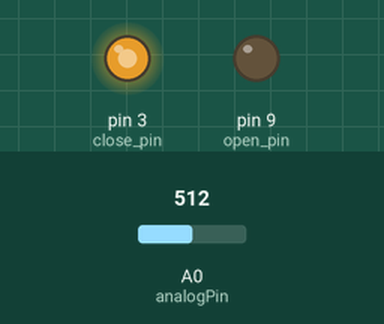
Bench run of a sketch on a simulated Arduino Uno, built with avr-gcc and run on an emulated ATmega328P. On the bench: output pins drawn as LEDs (lit = HIGH). Inputs (shaded band) come from the test bench; at power-on: A0 (analogPin) = 512. What the sketch prints to the serial monitor is not drawn.

Above: at 1.2 s.
1.3 s: A0 (analogPin) set to 0
At 2.4 s:
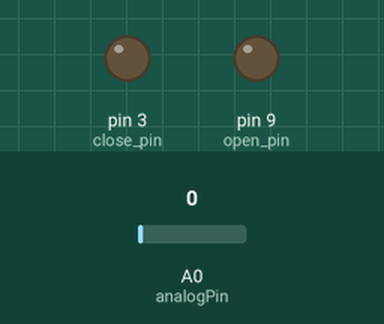
2.8 s: A0 (analogPin) set to 122
At 3.6 s:
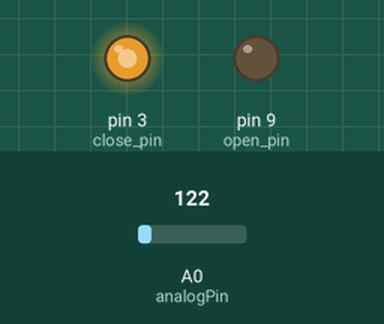
Timing chart, 0 to 5.8 s (numbered marks = the images above; inputs shaded):
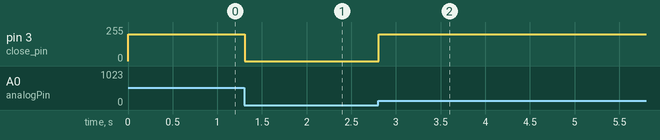

The sketch:

DC_motor_Hbridge.ino
```cpp
int open_pin = 9;
int close_pin = 3;
int analogPin = A0;
float sensorState = 0;
boolean val = 0;

void Motor_control()
// 1 controls door open; 0 controls door close//
{
  if (val == 1)
  {
    digitalWrite(close_pin,LOW);
    analogWrite(open_pin,200);
  }
  else
  {
    digitalWrite(open_pin,LOW);
    analogWrite(close_pin,200);
  }
}
void setup() {
  // put your setup code here, to run once:
//   pinMode(SENSORPIN,INPUT);
//   digitalWrite(SENSORPIN, HIGH);
    Serial.begin(9600);
    pinMode(open_pin,OUTPUT);
    pinMode(close_pin,OUTPUT);
}

void loop() {
  // put your main code here, to run repeatedly:
  sensorState = analogRead(analogPin);
//  int sensorState = digitalRead(SENSORPIN);
  Serial.print(sensorState);
  if (sensorState == 0)
  {
    digitalWrite(open_pin,LOW);
    digitalWrite(close_pin,LOW);
  }
  else
  {
    Motor_control();
  }
}
```

Measured:
- after the input at 1.3 s, pin 3 (close_pin): 200/255 → 0/255 at once
- after the input at 2.8 s, pin 3 (close_pin): 0/255 → 200/255 at once
